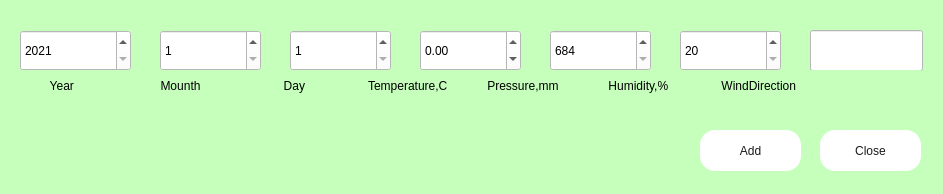
<?xml version="1.0" encoding="UTF-8"?>
<ui version="4.0">
 <class>AddDay</class>
 <widget class="QDialog" name="AddDay">
  <property name="geometry">
   <rect>
    <x>0</x>
    <y>0</y>
    <width>943</width>
    <height>194</height>
   </rect>
  </property>
  <property name="windowTitle">
   <string>Dialog</string>
  </property>
  <property name="styleSheet">
   <string notr="true">background : rgb(197, 255, 187);
color : rgb(0, 0, 0);
</string>
  </property>
  <widget class="QSpinBox" name="Year">
   <property name="geometry">
    <rect>
     <x>20</x>
     <y>30</y>
     <width>111</width>
     <height>41</height>
    </rect>
   </property>
   <property name="styleSheet">
    <string notr="true">background : rgb(255, 255, 255);</string>
   </property>
   <property name="minimum">
    <number>2021</number>
   </property>
   <property name="maximum">
    <number>2048</number>
   </property>
  </widget>
  <widget class="QSpinBox" name="Mounth">
   <property name="geometry">
    <rect>
     <x>160</x>
     <y>30</y>
     <width>101</width>
     <height>41</height>
    </rect>
   </property>
   <property name="styleSheet">
    <string notr="true">background : rgb(255, 255, 255);</string>
   </property>
   <property name="minimum">
    <number>1</number>
   </property>
   <property name="maximum">
    <number>12</number>
   </property>
  </widget>
  <widget class="QSpinBox" name="Day">
   <property name="geometry">
    <rect>
     <x>290</x>
     <y>30</y>
     <width>101</width>
     <height>41</height>
    </rect>
   </property>
   <property name="styleSheet">
    <string notr="true">background : rgb(255, 255, 255);</string>
   </property>
   <property name="minimum">
    <number>1</number>
   </property>
   <property name="maximum">
    <number>31</number>
   </property>
  </widget>
  <widget class="QSpinBox" name="Humid">
   <property name="geometry">
    <rect>
     <x>680</x>
     <y>30</y>
     <width>101</width>
     <height>41</height>
    </rect>
   </property>
   <property name="styleSheet">
    <string notr="true">background : rgb(255, 255, 255);</string>
   </property>
   <property name="minimum">
    <number>20</number>
   </property>
   <property name="maximum">
    <number>99</number>
   </property>
  </widget>
  <widget class="QSpinBox" name="Press">
   <property name="geometry">
    <rect>
     <x>550</x>
     <y>30</y>
     <width>101</width>
     <height>41</height>
    </rect>
   </property>
   <property name="styleSheet">
    <string notr="true">background : rgb(255, 255, 255);</string>
   </property>
   <property name="minimum">
    <number>684</number>
   </property>
   <property name="maximum">
    <number>809</number>
   </property>
  </widget>
  <widget class="QDoubleSpinBox" name="Temp">
   <property name="geometry">
    <rect>
     <x>420</x>
     <y>30</y>
     <width>101</width>
     <height>41</height>
    </rect>
   </property>
   <property name="styleSheet">
    <string notr="true">background : rgb(255, 255, 255);
</string>
   </property>
   <property name="minimum">
    <double>-50.000000000000000</double>
   </property>
   <property name="maximum">
    <double>45.000000000000000</double>
   </property>
   <property name="singleStep">
    <double>0.500000000000000</double>
   </property>
  </widget>
  <widget class="QLineEdit" name="Wind">
   <property name="geometry">
    <rect>
     <x>810</x>
     <y>30</y>
     <width>113</width>
     <height>41</height>
    </rect>
   </property>
   <property name="styleSheet">
    <string notr="true">background : rgb(255, 255, 255);</string>
   </property>
  </widget>
  <widget class="QLabel" name="label">
   <property name="geometry">
    <rect>
     <x>20</x>
     <y>70</y>
     <width>901</width>
     <height>31</height>
    </rect>
   </property>
   <property name="text">
    <string>         Year                          Mounth                         Day                   Temperature,C            Pressure,mm               Humidity,%                WindDirection</string>
   </property>
  </widget>
  <widget class="QPushButton" name="ButAdd">
   <property name="geometry">
    <rect>
     <x>700</x>
     <y>130</y>
     <width>101</width>
     <height>41</height>
    </rect>
   </property>
   <property name="styleSheet">
    <string notr="true">background : rgb(255, 255, 255) ; 
color : rgb(26, 26, 25);
border-radius : 15;
</string>
   </property>
   <property name="text">
    <string>Add</string>
   </property>
  </widget>
  <widget class="QPushButton" name="ButClose">
   <property name="geometry">
    <rect>
     <x>820</x>
     <y>130</y>
     <width>101</width>
     <height>41</height>
    </rect>
   </property>
   <property name="styleSheet">
    <string notr="true">background : rgb(255, 255, 255) ; 
color : rgb(26, 26, 25);
border-radius : 15;
</string>
   </property>
   <property name="text">
    <string>Close</string>
   </property>
  </widget>
  <widget class="QLabel" name="ErrorLabel">
   <property name="geometry">
    <rect>
     <x>20</x>
     <y>130</y>
     <width>631</width>
     <height>41</height>
    </rect>
   </property>
   <property name="text">
    <string/>
   </property>
  </widget>
 </widget>
 <resources/>
 <connections/>
</ui>
